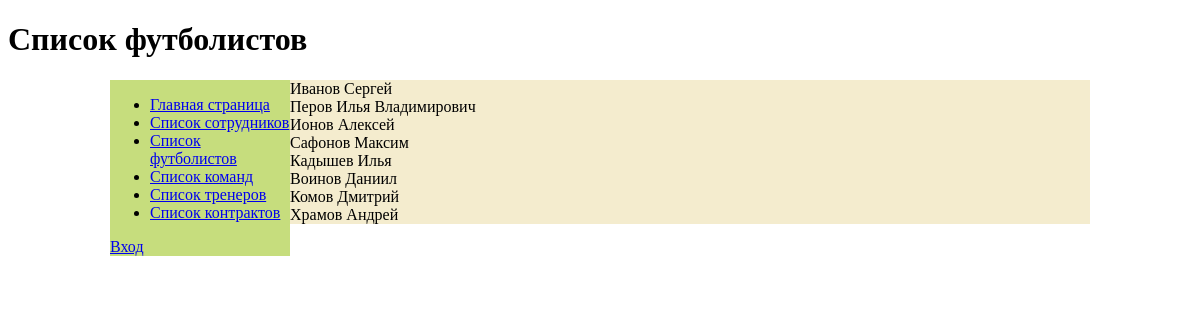
The app's page /footballer/ with its own data.
### barsa_app/models.py (models this page shows)
class Footballers(models.Model):
    name = models.CharField(max_length=50)
    phone = models.CharField(max_length=11)
    age = models.IntegerField()
    date_birth = models.DateField()
    contract = models.ForeignKey(Contract, on_delete=models.SET_NULL, null=True)
    def __str__(self):
        return self.name

### barsa_app/views.py (the view)
# urls.py: path('footballer/', views.get_footballers, name='footballer'),
def get_footballers(request):
    footballer = Footballers.objects.all()
    return render(request, 'barsa_app/footballers.html', {'footballer': footballer})

### templates/barsa_app/footballers.html (shortened to what this page needs)
{% extends 'base.html' %}
{% block header %} Список футболистов {% endblock header %}
{% block content %}
    {% for footbal in footballer %}
        {{ footbal }}<br>
    {% endfor %}
{% endblock content %}

### records on screen
Footballers: name "Иванов Сергей"
Footballers: name "Перов Илья Владимирович"
Footballers: name "Ионов Алексей"
Footballers: name "Сафонов Максим"
Footballers: name "Кадышев Илья"
Footballers: name "Воинов Даниил"
Footballers: name "Комов Дмитрий"
Footballers: name "Храмов Андрей"
